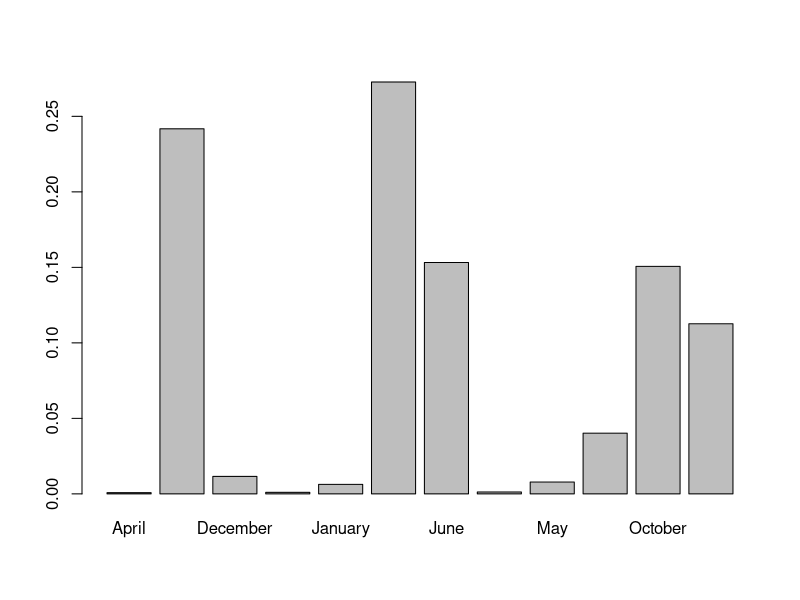
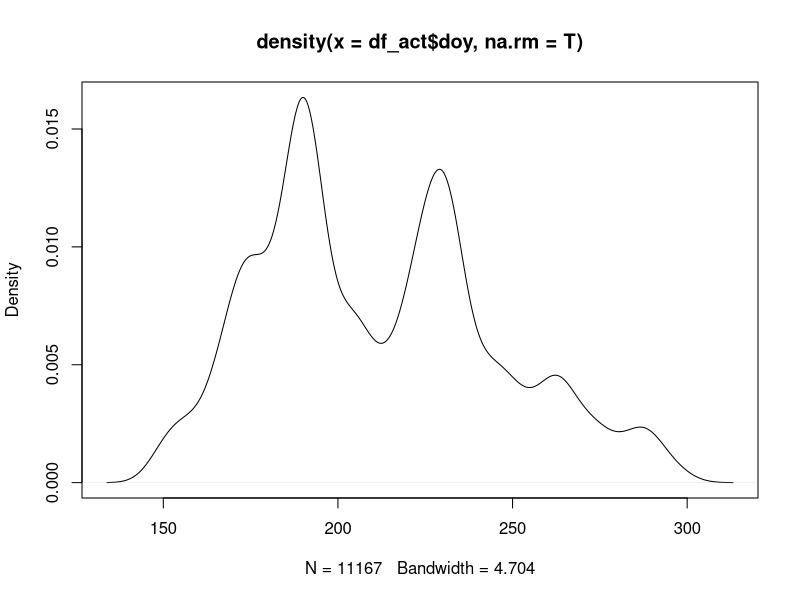
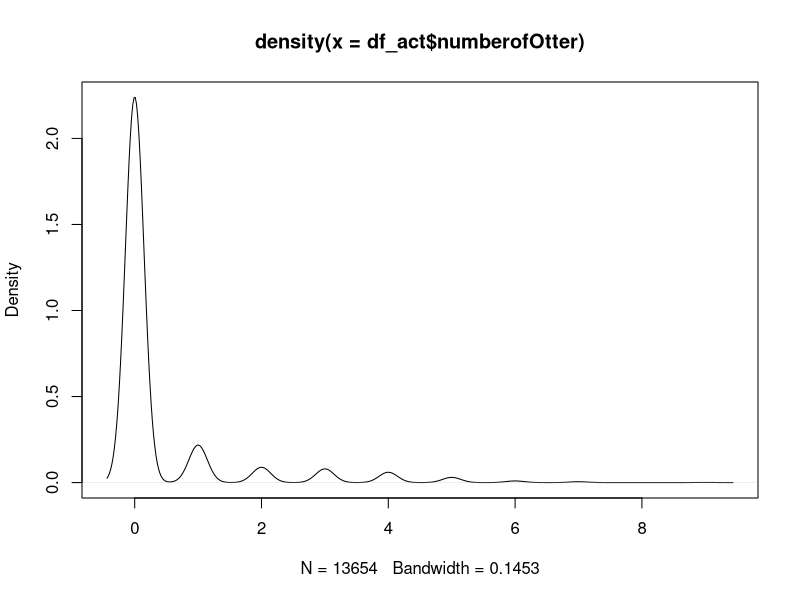
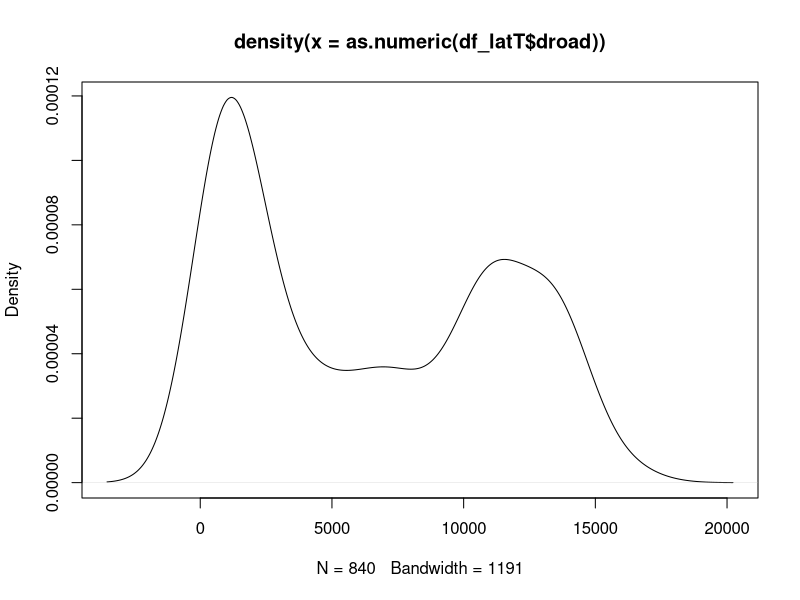

R code for these plots, in order:
# The purpose of this file is import and examine otter activity data from Terra Nova National Park (TNNP) and the Glovertown Newfoundland area.  Data provided by David Cote, 2024-09-23, from Chelsey Lawrence's thesis.

# see notes from 2024-09-20 (notebook) for questions

# Set up a project - see the below link for directions.
#https://happygitwithr.com/rstudio-git-github.html

# But basically:
# 1.	Set up a Git repo on GitHub.
# 2.	Create the project in R - New Project - VErsion Control - Git
# 3. type "git add -A" in the terminal
# 4.	Create a bunch of directories automatically (see below)
# 5. Copy git -ignore file

#Create a "name_dat.R" file
#put this file in the folder with the project and create the following subfolders
if(!dir.exists("archive"))dir.create("archive")
if(!dir.exists("data"))dir.create("data")
if(!dir.exists("data_derived"))dir.create("data_derived")
if(!dir.exists("figs"))dir.create("figs") #for publication quality only
if(!dir.exists("output"))dir.create("output") # for tables and figures
if(!dir.exists("ms"))dir.create("ms") # manuscript
if(!dir.exists("report"))dir.create("report") #for rmd report
if(!dir.exists("refs"))dir.create("refs") #for rmd report


# Start----
#libraries
#library(readr)
library(readxl)
library(lubridate)
library(magrittr)
# library(dplyr)
library(tidyr)
# library(ggplot2)
# library(plotly)
# library(purrr)
# library(magrittr)

options(dplyr.print_max = 1e9)

# Source files and objects
#source("simpleLRP_FUN.R")


# Data ----

## camera activity data----
## 
df_act <- read_excel("data/camera_activity_5-11-2014.xlsx")
str(df_act)

# most of the data are date/time/site; the rest is temp and otters

unique(df_act$season) # not sure if this needs to be changed
# deployment_date and retrieval date are in a terrible format and don't quite match with date.  There is also a doy, day of study, month, timeofday (h:mm:ss) time.of.day (? PosicX??), hour, year, day.night.
# hours and days seem to be how long the camera was out

unique(df_act$year) # 2012, 2013, 2014

# site has a number and name
unique(df_act$site_name)
df_act$site_name <- as.factor(df_act$site_name)

summary(df_act)

unique(df_act$month)


df_act$month[df_act$month == "Feburary"] <- "February"

unique(df_act$month)
barplot(prop.table(table(df_act$month)))
# probably want to order this by Month so change with lubridate I think- 

# no records of doy or day of study from 11169 onwards 
plot(density(df_act$doy, na.rm = T))
df_act[is.na(df_act$doy), 10]

# temperature appears to be in F and C


# Otters are detected and number
plot(density(df_act$numberofOtter))


## latrine distributions ----
### See ReadMe for explanation - had to pivot from wide to long
### see Lawrence thesis, Table 2.1 for metadata
df_lat <- read_excel("data/latrine_distributions_29-7-2014.xlsx", sheet = "original")
df_lat <- df_lat[-9, ] # remove blank row

# change from wide to long format
df_latT <- setNames(as.data.frame(t(df_lat[-1])), df_lat[[1]]) |> tibble::rownames_to_column(var = "site.name")
head(df_latT)
str(df_latT)

# change data types
unique(df_latT$site.name)
unique(df_latT$latrine.present)
unique(df_latT$site.location)
plot(density(as.numeric(df_latT$droad)))


library(dplyr)
df_latT <- df_latT %>%
  mutate_at(c("droad", "dcabin", "treeheight", "dlogging", "dstreammouth", "dfreshwater", "dforagearea"), as.numeric) 

df_latT$site.location <- as.factor(df_latT$site.location)

df_latT <- df_latT |>
  mutate(lat.pres = if_else(latrine.present == "Y", 1, 0))
str(df_latT)
#View(df_latT)
write.csv(df_latT, "data_derived/latrine_landscape.csv")

# make data for plotting violin plots
## but eliminate dlogging because all values for TN are 0
df_latPlot <- pivot_longer(df_latT[c(2:3, 6:7, 9:11)], cols = c(1:5))
str(df_latPlot)
head(df_latPlot)
df_latPlot$latrine.present <- factor(df_latPlot$latrine.present)
df_latPlot$name <- factor(df_latPlot$name)




## camera functioning ----
### gives camera and dates deployed with number days out and days captured which I think is how many days of data.  NA means a "camera not set up" but in some cases, its blank.  Card filled seems to happen when days_capture << days_out.  But camera malfuction can also cause this problem - see Cote about this.
# "camera didn’t trigger after" - not sure what this means?

# should filter out records based on camera malfunction and otehr criteria?
# do we need to extract date or is this in df_act?
df_cam <- read_excel("data/Camera_functioning.xlsx")
str(df_cam)
#View(df_cam)
unique(df_cam$year)
df_cam$days_out <- as.numeric(df_cam$days_out)
summary(df_cam$days_out)




# set up some binary data
Pres <- c(rep(1, 40), rep(0, 40))
rnor <- function(x) rnorm(1, mean = ifelse(x == 1, 12.5, 7.5), sd = 2)
ExpVar <- sapply(Pres, rnor)

# linear model with binary data...
lm(Pres ~ ExpVar)